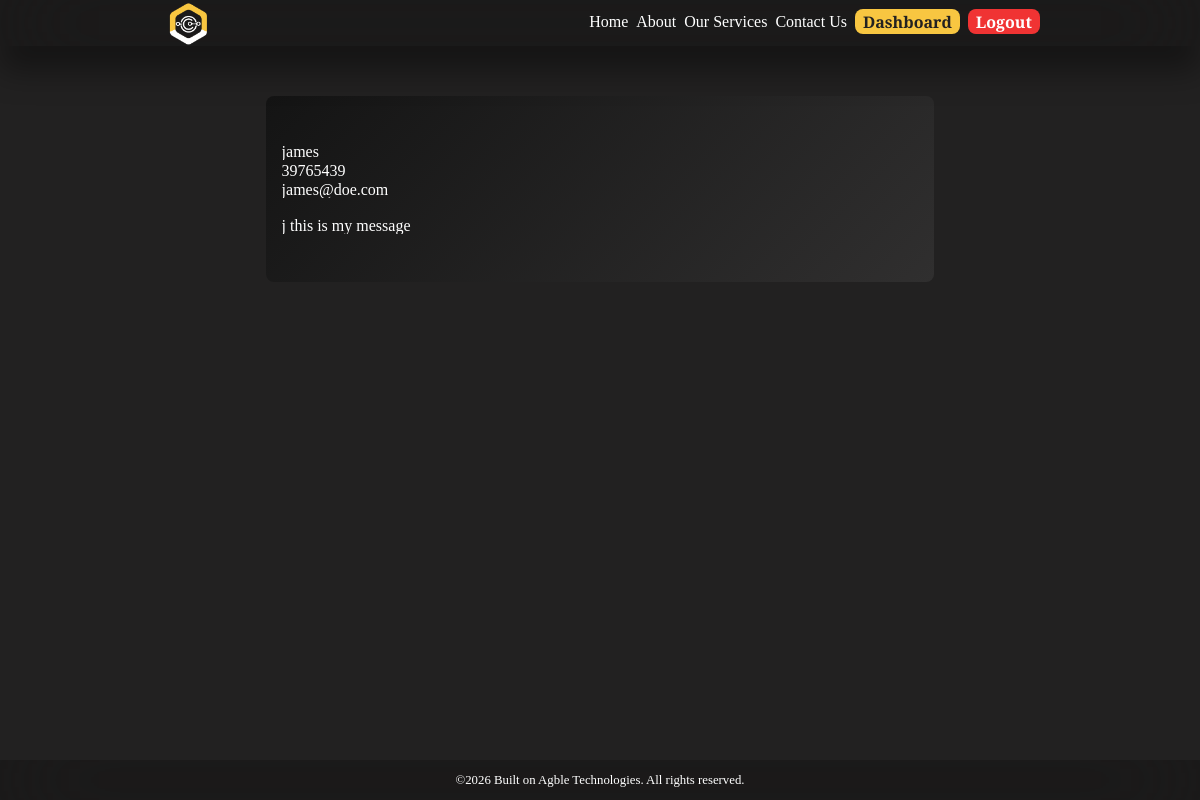
Screenshot of /contact_detail/23/ (signed in) with the database file from the repository.
### main/models.py (models this page shows, shortened)
class Contact_Us(models.Model):
    name = models.CharField(max_length=60)
    email = models.EmailField()
    tel = models.CharField(max_length=15)
    message = models.TextField(max_length=2000)
    mandatory_field = models.CharField(max_length=20, blank=True)

### main/views.py (the view)
# urls.py: path('contact_detail/<int:contact_id>/', views.contact_detail, name='contact_detail'),
@login_required
def contact_detail(request, contact_id):
    contact = Contact_Us.objects.get(pk=contact_id)
    return render(request, 'main/contact_detail.html', {
        'contact': contact
    })

### main/templates/main/contact_detail.html
{% extends 'main/layout.html' %}
{% block content %}
<div class="service_page">
    <div class="contact_detail_info">
        <h4> {{ contact.name }}</h4>
        <h4>{{ contact.tel }}</h4>
        <h4> {{ contact.email }}</h4>
        <p> {{ contact.message }}</p>
    </div>
</div>
{% endblock %}

### main/static/main/css/styles.css (style rules this page uses)
:root { --default_bg: #222121; --deep_bg: #0b0b0b; --color_gold: #f8c641; --text_color: #ffffff; --text_color_variant: rgb(71, 71, 71); --color_danger: #f03333; --nav_bg: rgba(0, 0, 0, 0.2); --transition: all 300ms ease; --box_shadow: 0 1.5rem 2rem rgba(0, 0, 0, 0.4); --border_radius: 0.5rem; }
h4 { font-size: 1rem; }
p { font-size: 1rem; }
body { background-color: var(--default_bg); }
.service_page { display: grid; gap: 1rem; margin: 3rem 6.6rem; padding: 3rem 1rem; border-radius: var(--border_radius); transition: var(--transition); background: linear-gradient(135deg, #141414, #302f2f, #1e1c1c); background-size: 200% 200%; animation: smoothShift 20s ease-in-out infinite; overflow: hidden; }
.contact_detail_info { display: grid; gap: .2rem; }
.contact_detail_info p { margin-top: 1rem; }

### rows the page displays
Contact_Us: name "james", tel "39765439", email "james@doe.com", message "j this is my message"
